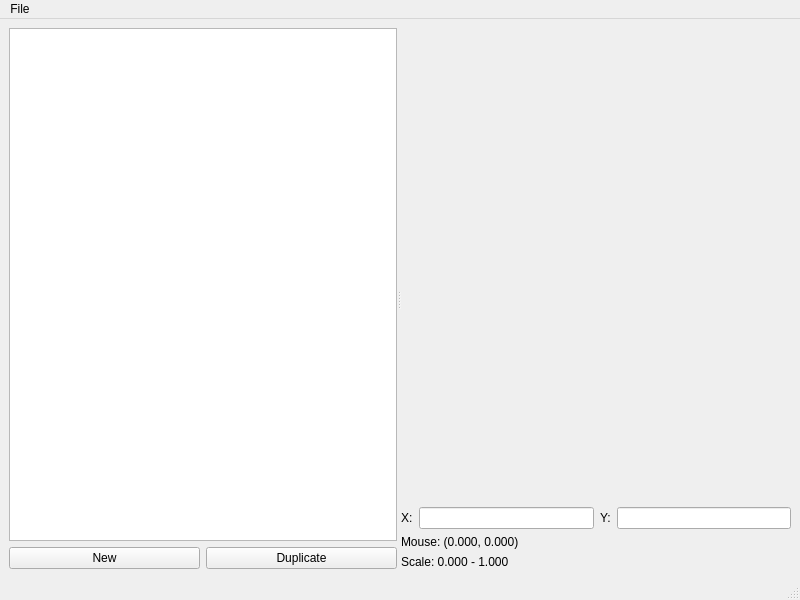
<?xml version="1.0" encoding="UTF-8"?>
<ui version="4.0">
 <class>EnvelopeLibraryWindow</class>
 <widget class="QMainWindow" name="EnvelopeLibraryWindow">
  <property name="geometry">
   <rect>
    <x>0</x>
    <y>0</y>
    <width>800</width>
    <height>600</height>
   </rect>
  </property>
  <property name="windowTitle">
   <string>Envelope Library</string>
  </property>
  <widget class="QWidget" name="centralwidget">
   <layout class="QHBoxLayout" name="horizontalLayout">
    <item>
     <widget class="QSplitter" name="splitter">
      <property name="orientation">
       <enum>Qt::Horizontal</enum>
      </property>
      <widget class="QWidget" name="leftWidget" native="true">
       <layout class="QVBoxLayout" name="verticalLayout">
        <item>
         <widget class="QTreeView" name="envelopeTreeView">
          <property name="sizePolicy">
           <sizepolicy hsizetype="Expanding" vsizetype="Expanding">
            <horstretch>0</horstretch>
            <verstretch>0</verstretch>
           </sizepolicy>
          </property>
         </widget>
        </item>
        <item>
         <layout class="QHBoxLayout" name="horizontalLayout_2">
          <item>
           <widget class="QPushButton" name="newButton">
            <property name="text">
             <string>New</string>
            </property>
           </widget>
          </item>
          <item>
           <widget class="QPushButton" name="duplicateButton">
            <property name="text">
             <string>Duplicate</string>
            </property>
           </widget>
          </item>
         </layout>
        </item>
       </layout>
      </widget>
      <widget class="QWidget" name="rightWidget" native="true">
       <layout class="QVBoxLayout" name="verticalLayout_2">
        <item>
         <widget class="QWidget" name="drawingAreaWidget" native="true">
          <property name="sizePolicy">
           <sizepolicy hsizetype="Expanding" vsizetype="Expanding">
            <horstretch>1</horstretch>
            <verstretch>0</verstretch>
           </sizepolicy>
          </property>
         </widget>
        </item>
        <item>
         <layout class="QGridLayout" name="gridLayout">
          <item row="0" column="0">
           <widget class="QLabel" name="label">
            <property name="text">
             <string>X:</string>
            </property>
           </widget>
          </item>
          <item row="0" column="1">
           <widget class="QLineEdit" name="xValueEdit"/>
          </item>
          <item row="0" column="2">
           <widget class="QLabel" name="label_2">
            <property name="text">
             <string>Y:</string>
            </property>
           </widget>
          </item>
          <item row="0" column="3">
           <widget class="QLineEdit" name="yValueEdit"/>
          </item>
          <item row="1" column="0" colspan="4">
           <widget class="QLabel" name="coordinateLabel">
            <property name="text">
             <string>Mouse: (0.000, 0.000)</string>
            </property>
           </widget>
          </item>
          <item row="2" column="0" colspan="4">
           <widget class="QLabel" name="scaleLabel">
            <property name="text">
             <string>Scale: 0.000 - 1.000</string>
            </property>
           </widget>
          </item>
         </layout>
        </item>
       </layout>
      </widget>
     </widget>
    </item>
   </layout>
  </widget>
  <widget class="QMenuBar" name="menubar">
   <property name="geometry">
    <rect>
     <x>0</x>
     <y>0</y>
     <width>800</width>
     <height>24</height>
    </rect>
   </property>
   <widget class="QMenu" name="menuFile">
    <property name="title">
     <string>File</string>
    </property>
    <addaction name="actionSave"/>
   </widget>
   <addaction name="menuFile"/>
  </widget>
  <widget class="QStatusBar" name="statusbar"/>
  <action name="actionSave">
   <property name="text">
    <string>Save</string>
   </property>
   <property name="shortcut">
    <string>Ctrl+S</string>
   </property>
  </action>
 </widget>
 <resources/>
 <connections/>
</ui> 
